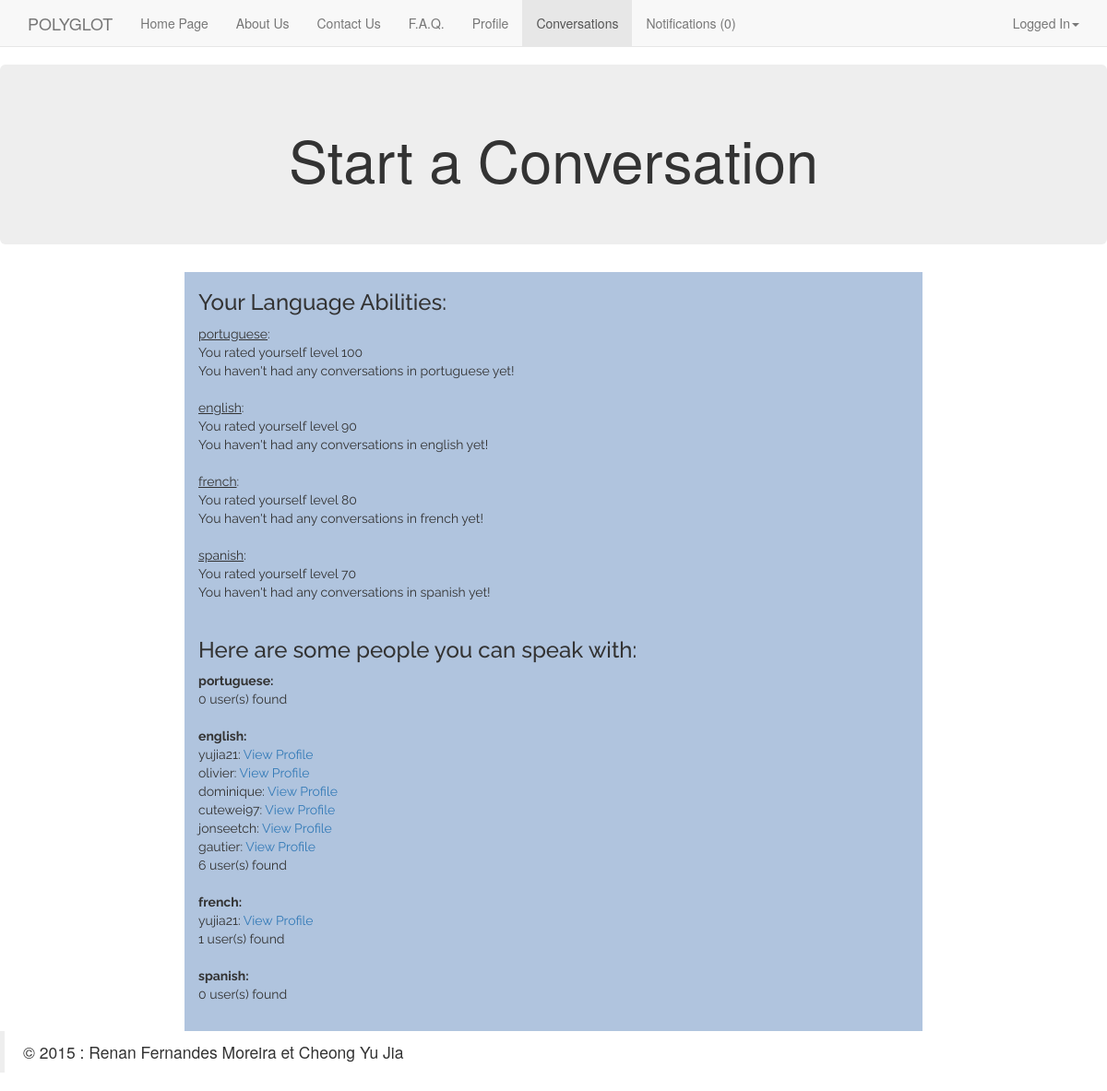
The page /index.php?page=convo (signed in) on the database its author committed.
### tables this page shows
CREATE TABLE `known_languages` (
  `id_known` int(11) NOT NULL,
  `login` varchar(64) NOT NULL,
  `language_id` int(11) NOT NULL,
  `level` int(11) NOT NULL,
  `ratedlevel` int(11) NOT NULL,
  `conversations` int(11) NOT NULL
);

CREATE TABLE `langues` (
  `langue_id` int(11) NOT NULL,
  `langue` varchar(64) NOT NULL
);

### utilities/loginregis.php (the view, shortened to what this page needs)
<?php
    function idtolangue($id){
        $dbh = Database::connect();
        $sth = $dbh->prepare("SELECT `langue` FROM `langues` WHERE `langue_id` = '$id'");
        $sth ->execute();
        while($row = $sth->fetch(PDO::FETCH_ASSOC)){
            $langue = $row['langue'];
        }
        return $langue;
    }
    function usersalllangue ($login){
        $dbh=Database::connect();
        $query= "SELECT `language_id` FROM `known_languages` WHERE `login`='$login'";
        $sth = $dbh->prepare($query);
        $sth->execute();
        while($row = $sth->fetch(PDO::FETCH_ASSOC)){
            $id=$row['language_id'];
            echo "<b>".idtolangue($id).":</b><br>";
            usersforlangue($login,$id);
        }
    }
    function usersforlangue ($login,$id){
        $dbh=Database::connect();
        $query= "SELECT `level`  FROM `known_languages` WHERE `login`='$login' AND `language_id`='$id'";
        $sth = $dbh->prepare($query);
        $sth->execute();
        while($row = $sth->fetch(PDO::FETCH_ASSOC)){
            $level=$row['level'];
        }
        $query= "SELECT `login`  FROM `known_languages` WHERE `language_id`='$id' AND `level`<='$level'+10 AND `level`>='$level'-10";
        $sth = $dbh->prepare($query);
        $sth->execute();
        $n=0;
        while($row = $sth->fetch(PDO::FETCH_ASSOC)){
            $user=$row['login'];
            if ($user != $login){
                echo $user.": <a href='index.php?page=userprofile&altuser=$user'>View Profile</a><br>";
                $n=$n+1;
            }
        }
        echo $n." user(s) found<br><br>";
    }
    function showLanguages ($login, $self){
        $dbh=Database::connect();
        $query= "SELECT `language_id`,`level`,`ratedlevel`,`conversations`  FROM `known_languages` WHERE `login`='$login'";
        $sth = $dbh->prepare($query);
        $sth->execute();
        while($row = $sth->fetch(PDO::FETCH_ASSOC)){
            $langue = idtolangue($row['language_id']);
            echo "<u>".$langue. "</u>: <br> ";
            if ($self==true){
                echo "You rated yourself level ".$row['level']. "<br>";
                if ($row['conversations']!=0){
                    echo "After ".$row['conversations']." conversations, others rated you level ".$row['ratedlevel']. "<br><br>";
                } else {echo "You haven't had any conversations in ".$langue." yet!<br><br>";}
            } else {
                echo $login." rated him/herself level ".$row['level']. "<br>";
                if ($row['conversations']!=0){
                    echo "After ".$row['conversations']." conversations, others rated him/her level ".$row['ratedlevel']. "<br><br>";
                } else {echo "He/She hasn't had any conversations in ".$langue." yet!<br><br>";}
            }
        }
    }

### css/perso.css (style rules this page uses)
body { padding-top: 70px; }

### rows shown on the page
known_languages: language.langue "portuguese", level "100", n "0"
known_languages: language.langue "english", level "90", n "6"
known_languages: language.langue "french", level "80", n "1"
known_languages: language.langue "spanish", level "70", n "0"
known_languages: login "yujia21"
known_languages: login "olivier"
known_languages: login "dominique"
known_languages: login "cutewei97"
known_languages: login "jonseetch"
known_languages: login "gautier"
known_languages: login "yujia21"

### other values the page prints
$page->menutitle "Home Page"
$page->menutitle "About Us"
$page->menutitle "Contact Us"
$page->menutitle "F.A.Q."
$page->menutitle "Profile"
$page->menutitle "Conversations"
$page->menutitle "Notifications"
